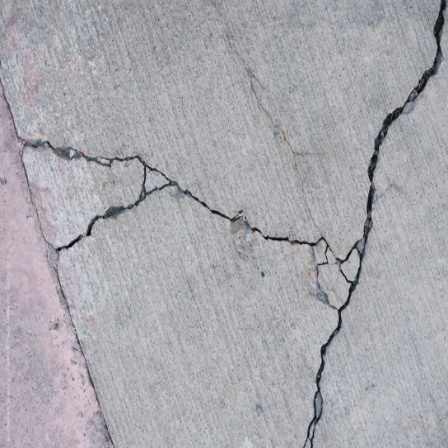
#> input picture 5.jpg, 448 x 448 px
$ python 'Crack detection.py'
#> lines starting #> are read from the running program, lines starting #| are printed output that depends on the picture; after the words box and inside, x2 and y2 are one past the last pixel; in counts of white or black regions, pixels touching at a corner belong together
import cv2
import numpy as np


#cracktrained = cv2.CascadeClassifier('haarcascade_frontalface_default.xml')
cracktrained = cv2.CascadeClassifier('cascade6.xml')

#image = cv2.imread('facetest.jpg')
image = cv2.imread('5.jpg')
#> image is the input picture: shape (448, 448, 3); mean B, G, R 174.3, 168.7, 169.5
gray = cv2.cvtColor(image, cv2.COLOR_BGR2GRAY)

cracks = cracktrained.detectMultiScale(gray,
         scaleFactor=1.1,
         minNeighbors=4,
         minSize=(3,3),
         maxSize=(5,5))
#> cracks = 43 rows, first 6: [420, 51, 24, 24], [75, 63, 24, 24], [50, 65, 24, 24], [410, 66, 24, 24], [281, 74, 24, 24], [395, 88, 24, 24]

for (x,y,w,h) in cracks:
    cv2.rectangle(image,(x,y),(x+w,y+h),(0,255,0),2)
#> this loop made 43 passes
#> (x, y) on passes 1 to 12: (420, 51), (75, 63), (50, 65), (410, 66), (281, 74), (395, 88), (370, 117), (8, 125), (38, 131), (295, 138), (89, 145), (129, 145)
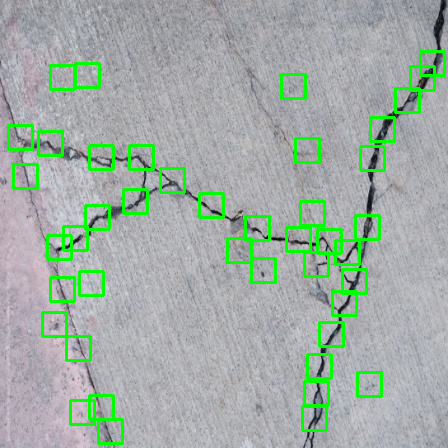
#> image: shape (448, 448, 3); 5.88% of pixels changed, all inside (x1, y1, x2, y2) = (7, 50, 446, 445)

cv2.imshow('image',image)
cv2.imwrite('image1.jpg', image)
cv2.waitKey(0)
cv2.destroyAllWindows
